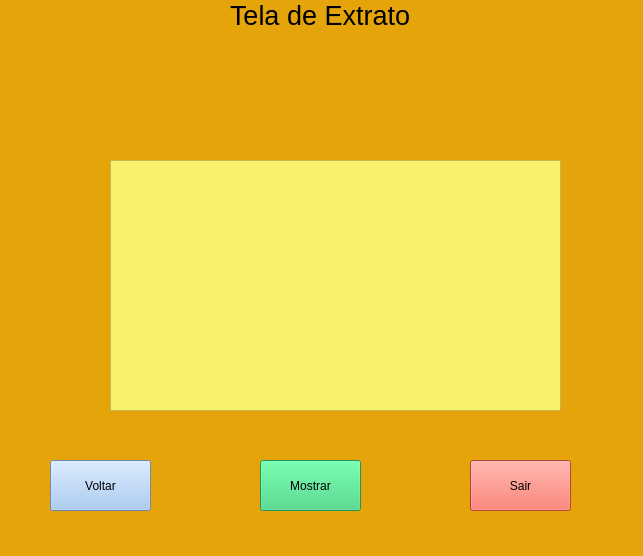
<?xml version="1.0" encoding="UTF-8"?>
<ui version="4.0">
 <class>MainWindow</class>
 <widget class="QMainWindow" name="MainWindow">
  <property name="geometry">
   <rect>
    <x>0</x>
    <y>0</y>
    <width>643</width>
    <height>556</height>
   </rect>
  </property>
  <property name="font">
   <font>
    <pointsize>12</pointsize>
   </font>
  </property>
  <property name="windowTitle">
   <string>MainWindow</string>
  </property>
  <property name="styleSheet">
   <string notr="true">background-color: rgb(229, 165, 10);</string>
  </property>
  <widget class="QWidget" name="centralwidget">
   <widget class="QLabel" name="label">
    <property name="geometry">
     <rect>
      <x>230</x>
      <y>-10</y>
      <width>251</width>
      <height>51</height>
     </rect>
    </property>
    <property name="font">
     <font>
      <pointsize>20</pointsize>
     </font>
    </property>
    <property name="text">
     <string>Tela de Extrato</string>
    </property>
   </widget>
   <widget class="QPushButton" name="pushButton">
    <property name="geometry">
     <rect>
      <x>50</x>
      <y>460</y>
      <width>101</width>
      <height>51</height>
     </rect>
    </property>
    <property name="styleSheet">
     <string notr="true">background-color: rgb(153, 193, 241);</string>
    </property>
    <property name="text">
     <string>Voltar</string>
    </property>
   </widget>
   <widget class="QPushButton" name="pushButton_2">
    <property name="geometry">
     <rect>
      <x>260</x>
      <y>460</y>
      <width>101</width>
      <height>51</height>
     </rect>
    </property>
    <property name="styleSheet">
     <string notr="true">background-color: rgb(51, 209, 122);</string>
    </property>
    <property name="text">
     <string>Mostrar</string>
    </property>
   </widget>
   <widget class="QPushButton" name="pushButton_3">
    <property name="geometry">
     <rect>
      <x>470</x>
      <y>460</y>
      <width>101</width>
      <height>51</height>
     </rect>
    </property>
    <property name="styleSheet">
     <string notr="true">background-color: rgb(246, 97, 81);</string>
    </property>
    <property name="text">
     <string>Sair</string>
    </property>
   </widget>
   <widget class="QListWidget" name="listWidget">
    <property name="geometry">
     <rect>
      <x>110</x>
      <y>160</y>
      <width>451</width>
      <height>251</height>
     </rect>
    </property>
    <property name="styleSheet">
     <string notr="true">background-color: rgb(249, 240, 107);</string>
    </property>
   </widget>
  </widget>
  <widget class="QMenuBar" name="menubar">
   <property name="geometry">
    <rect>
     <x>0</x>
     <y>0</y>
     <width>643</width>
     <height>22</height>
    </rect>
   </property>
  </widget>
  <widget class="QStatusBar" name="statusbar"/>
 </widget>
 <resources/>
 <connections/>
</ui>
